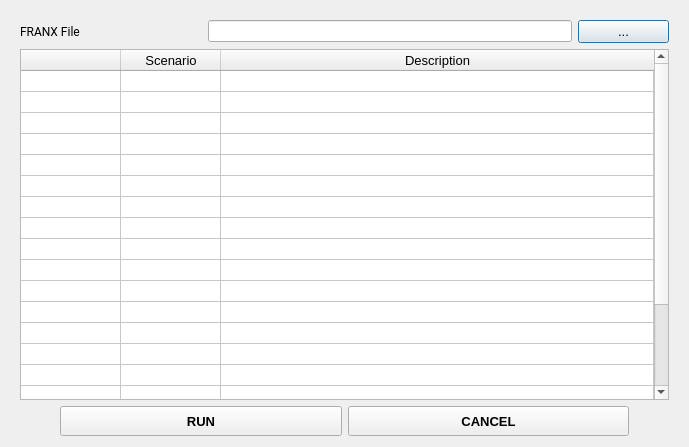
<?xml version="1.0" encoding="UTF-8"?>
<ui version="4.0">
 <class>FDYNFRANXCalcDialog</class>
 <widget class="QDialog" name="FDYNFRANXCalcDialog">
  <property name="enabled">
   <bool>true</bool>
  </property>
  <property name="geometry">
   <rect>
    <x>0</x>
    <y>0</y>
    <width>689</width>
    <height>447</height>
   </rect>
  </property>
  <property name="minimumSize">
   <size>
    <width>500</width>
    <height>200</height>
   </size>
  </property>
  <property name="windowTitle">
   <string>FRANX Calculations</string>
  </property>
  <layout class="QVBoxLayout" name="verticalLayout">
   <property name="leftMargin">
    <number>20</number>
   </property>
   <property name="topMargin">
    <number>20</number>
   </property>
   <property name="rightMargin">
    <number>20</number>
   </property>
   <item>
    <layout class="QHBoxLayout" name="horizontalLayout" stretch="2,4,1">
     <item>
      <widget class="QLabel" name="label">
       <property name="font">
        <font>
         <family>Roboto</family>
         <pointsize>9</pointsize>
        </font>
       </property>
       <property name="text">
        <string>FRANX File</string>
       </property>
      </widget>
     </item>
     <item>
      <widget class="QLineEdit" name="lineNewProject">
       <property name="enabled">
        <bool>true</bool>
       </property>
       <property name="font">
        <font>
         <family>Segoe UI</family>
        </font>
       </property>
       <property name="focusPolicy">
        <enum>Qt::ClickFocus</enum>
       </property>
       <property name="clearButtonEnabled">
        <bool>false</bool>
       </property>
      </widget>
     </item>
     <item>
      <widget class="QPushButton" name="btnTempDataDir">
       <property name="font">
        <font>
         <family>Segoe UI</family>
         <pointsize>10</pointsize>
        </font>
       </property>
       <property name="focusPolicy">
        <enum>Qt::TabFocus</enum>
       </property>
       <property name="text">
        <string>...</string>
       </property>
      </widget>
     </item>
    </layout>
   </item>
   <item>
    <widget class="QTableWidget" name="tblCable">
     <property name="font">
      <font>
       <family>Segoe UI</family>
       <pointsize>10</pointsize>
      </font>
     </property>
     <property name="styleSheet">
      <string notr="true"/>
     </property>
     <property name="selectionMode">
      <enum>QAbstractItemView::SingleSelection</enum>
     </property>
     <property name="selectionBehavior">
      <enum>QAbstractItemView::SelectRows</enum>
     </property>
     <property name="showGrid">
      <bool>true</bool>
     </property>
     <property name="rowCount">
      <number>20</number>
     </property>
     <property name="columnCount">
      <number>3</number>
     </property>
     <attribute name="horizontalHeaderMinimumSectionSize">
      <number>40</number>
     </attribute>
     <attribute name="horizontalHeaderStretchLastSection">
      <bool>true</bool>
     </attribute>
     <attribute name="verticalHeaderVisible">
      <bool>false</bool>
     </attribute>
     <attribute name="verticalHeaderMinimumSectionSize">
      <number>19</number>
     </attribute>
     <attribute name="verticalHeaderDefaultSectionSize">
      <number>21</number>
     </attribute>
     <row/>
     <row/>
     <row/>
     <row/>
     <row/>
     <row/>
     <row/>
     <row/>
     <row/>
     <row/>
     <row/>
     <row/>
     <row/>
     <row/>
     <row/>
     <row/>
     <row/>
     <row/>
     <row/>
     <row/>
     <column>
      <property name="text">
       <string/>
      </property>
      <property name="font">
       <font>
        <family>Roboto</family>
        <pointsize>10</pointsize>
        <stylestrategy>PreferAntialias</stylestrategy>
       </font>
      </property>
     </column>
     <column>
      <property name="text">
       <string>        Scenario        </string>
      </property>
      <property name="textAlignment">
       <set>AlignCenter</set>
      </property>
     </column>
     <column>
      <property name="text">
       <string>Description</string>
      </property>
     </column>
    </widget>
   </item>
   <item>
    <layout class="QHBoxLayout" name="horizontalLayout_4">
     <item>
      <spacer name="horizontalSpacer">
       <property name="orientation">
        <enum>Qt::Horizontal</enum>
       </property>
       <property name="sizeType">
        <enum>QSizePolicy::Fixed</enum>
       </property>
       <property name="sizeHint" stdset="0">
        <size>
         <width>40</width>
         <height>20</height>
        </size>
       </property>
      </spacer>
     </item>
     <item>
      <widget class="QPushButton" name="btnOK">
       <property name="minimumSize">
        <size>
         <width>10</width>
         <height>30</height>
        </size>
       </property>
       <property name="font">
        <font>
         <family>Segoe UI</family>
         <pointsize>10</pointsize>
         <weight>75</weight>
         <italic>false</italic>
         <bold>true</bold>
         <stylestrategy>PreferAntialias</stylestrategy>
        </font>
       </property>
       <property name="text">
        <string>RUN</string>
       </property>
      </widget>
     </item>
     <item>
      <widget class="QPushButton" name="btnCancel">
       <property name="minimumSize">
        <size>
         <width>30</width>
         <height>30</height>
        </size>
       </property>
       <property name="font">
        <font>
         <family>Segoe UI</family>
         <pointsize>10</pointsize>
         <weight>75</weight>
         <bold>true</bold>
         <stylestrategy>PreferAntialias</stylestrategy>
        </font>
       </property>
       <property name="text">
        <string>CANCEL</string>
       </property>
      </widget>
     </item>
     <item>
      <spacer name="horizontalSpacer_2">
       <property name="orientation">
        <enum>Qt::Horizontal</enum>
       </property>
       <property name="sizeType">
        <enum>QSizePolicy::Fixed</enum>
       </property>
       <property name="sizeHint" stdset="0">
        <size>
         <width>40</width>
         <height>20</height>
        </size>
       </property>
      </spacer>
     </item>
    </layout>
   </item>
  </layout>
 </widget>
 <resources/>
 <connections/>
</ui>
